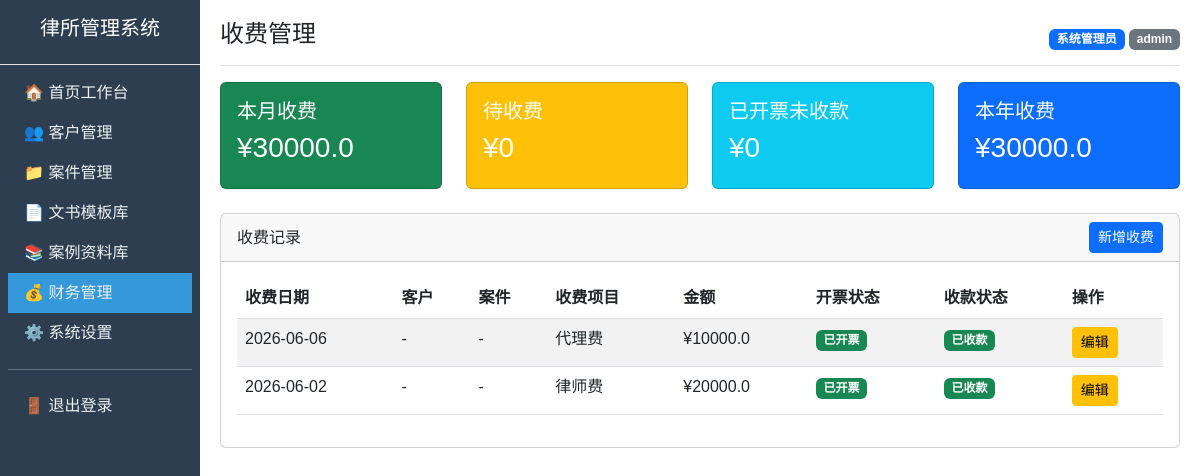
Page /finance/income (signed in) on the committed database.
### models.py (models this page shows)
class FinanceIncome(db.Model):
    __tablename__ = "finance_income"
    id = db.Column(db.Integer, primary_key=True, autoincrement=True)
    case_id = db.Column(db.Integer, db.ForeignKey("case_info.id"))  # 案件ID
    amount = db.Column(db.Float)  # 金额
    pay_type = db.Column(db.String(32))  # 收款方式
    pay_date = db.Column(db.Date)  # 收款日期
    invoice_status = db.Column(db.Integer, default=0)  # 1已开票 0未开票
    remark = db.Column(db.Text)  # 备注
    create_time = db.Column(db.DateTime, default=datetime.now)

### app.py (the view)
@app.route('/finance/income')
def finance_income():
    page = request.args.get('page', 1, type=int)
    query = FinanceIncome.query
    pagination = query.paginate(page=page, per_page=config.ITEMS_PER_PAGE, error_out=False)
    all_incomes = FinanceIncome.query.all()
    today = date.today()
    month_incomes = [inc for inc in all_incomes if inc.pay_date and inc.pay_date.month == today.month and inc.pay_date.year == today.year]
    month_income = sum([inc.amount or 0 for inc in month_incomes])
    pending_incomes = [inc for inc in all_incomes if not inc.pay_date]
    pending_income = sum([inc.amount or 0 for inc in pending_incomes])
    invoiced_not_received = [inc for inc in all_incomes if inc.invoice_status == 1 and not inc.pay_date]
    invoiced_not_received_amount = sum([inc.amount or 0 for inc in invoiced_not_received])
    year_incomes = [inc for inc in all_incomes if inc.pay_date and inc.pay_date.year == today.year]
    year_income = sum([inc.amount or 0 for inc in year_incomes])
    return render_template('finance/income.html',
                         incomes=pagination.items,
                         pagination=pagination,
                         month_income=month_income,
                         pending_income=pending_income,
                         invoiced_not_received=invoiced_not_received_amount,
                         year_income=year_income)

### app.py (called while the page is built)
@app.before_request
def login_required():
    allowed_paths = ['/login', '/static/']
    if request.path in allowed_paths or request.path.startswith('/static'):
        return None
    if 'user_id' not in session:
        return redirect(url_for('login'))
    return None

### templates/finance/income.html (shortened to what this page needs)
{% extends "base.html" %}
{% block page_title %}收费管理{% endblock %}
{% block content %}
<div class="row mb-4">
    <div class="col-md-3">
        <div class="card bg-success text-white">
            <div class="card-body">
                <h5>本月收费</h5>
                <h3>¥{{ month_income|round(2) }}</h3>
            </div>
        </div>
    </div>
    <div class="col-md-3">
        <div class="card bg-warning text-white">
            <div class="card-body">
                <h5>待收费</h5>
                <h3>¥{{ pending_income|round(2) }}</h3>
            </div>
        </div>
    </div>
    <div class="col-md-3">
        <div class="card bg-info text-white">
            <div class="card-body">
                <h5>已开票未收款</h5>
                <h3>¥{{ invoiced_not_received|round(2) }}</h3>
            </div>
        </div>
    </div>
    <div class="col-md-3">
        <div class="card bg-primary text-white">
            <div class="card-body">
                <h5>本年收费</h5>
                <h3>¥{{ year_income|round(2) }}</h3>
            </div>
        </div>
    </div>
</div>
<div class="card">
    <div class="card-header d-flex justify-content-between align-items-center">
        <span>收费记录</span>
        <a href="/finance/income_add" class="btn btn-primary btn-sm">新增收费</a>
    </div>
    <div class="card-body">
        <table class="table table-striped">
            <thead>
                <tr>
                    <th>收费日期</th>
                    <th>客户</th>
                    <th>案件</th>
                    <th>收费项目</th>
                    <th>金额</th>
                    <th>开票状态</th>
                    <th>收款状态</th>
                    <th>操作</th>
                </tr>
            </thead>
            <tbody>
                {% for inc in incomes %}
                <tr>
                    <td>{{ inc.pay_date or '-' }}</td>
                    <td>-</td>
                    <td>-</td>
                    <td>{{ inc.pay_type or '-' }}</td>
                    <td>¥{{ inc.amount or 0 }}</td>
                    <td>
                        {% if inc.invoice_status == 1 %}
                        <span class="badge bg-success">已开票</span>
                        {% else %}
                        <span class="badge bg-warning">未开票</span>
                        {% endif %}
                    </td>
                    <td>
                        {% if inc.pay_date %}
                        <span class="badge bg-success">已收款</span>
                        {% else %}
                        <span class="badge bg-warning">未收款</span>
                        {% endif %}
                    </td>
                    <td>
                        <a href="/finance/income_edit/{{ inc.id }}" class="btn btn-sm btn-warning">编辑</a>
                    </td>
                </tr>
                {% else %}
                <tr>
                    <td colspan="8" class="text-center text-muted">暂无收费记录</td>
                </tr>
                {% endfor %}
            </tbody>
        </table>
    </div>
</div>
{% endblock %}

### templates/base.html (style rules this page uses)
body { font-family: "Microsoft YaHei", sans-serif; }

### rows in the picture
FinanceIncome: pay_date "2026-06-06", pay_type "代理费", amount "10000.0", invoice_status "已开票", shows "已收款"
FinanceIncome: pay_date "2026-06-02", pay_type "律师费", amount "20000.0", invoice_status "已开票", shows "已收款"

### other values in the picture
{{ session.real_name }} "系统管理员"
{{ session.role }} "admin"
{{ month_income|round(2) }} "30000.0"
{{ pending_income|round(2) }} "0"
{{ invoiced_not_received|round(2) }} "0"
{{ year_income|round(2) }} "30000.0"
